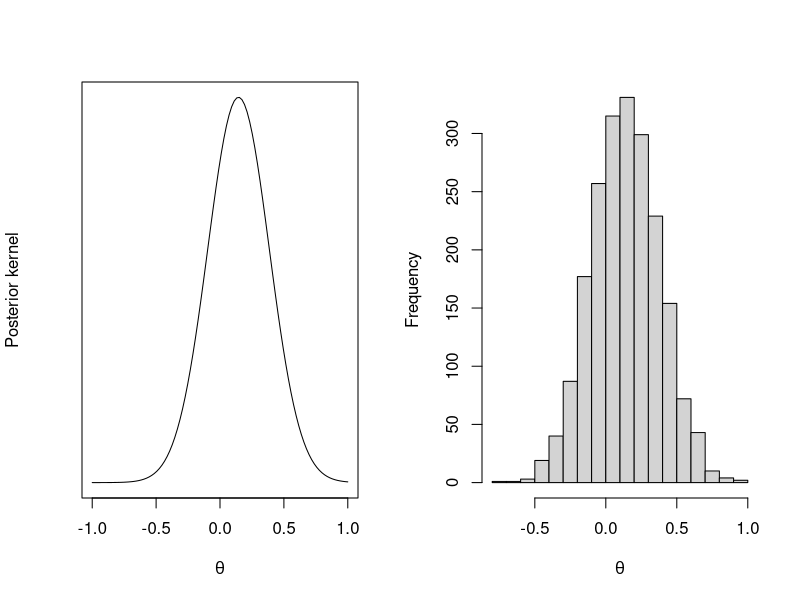
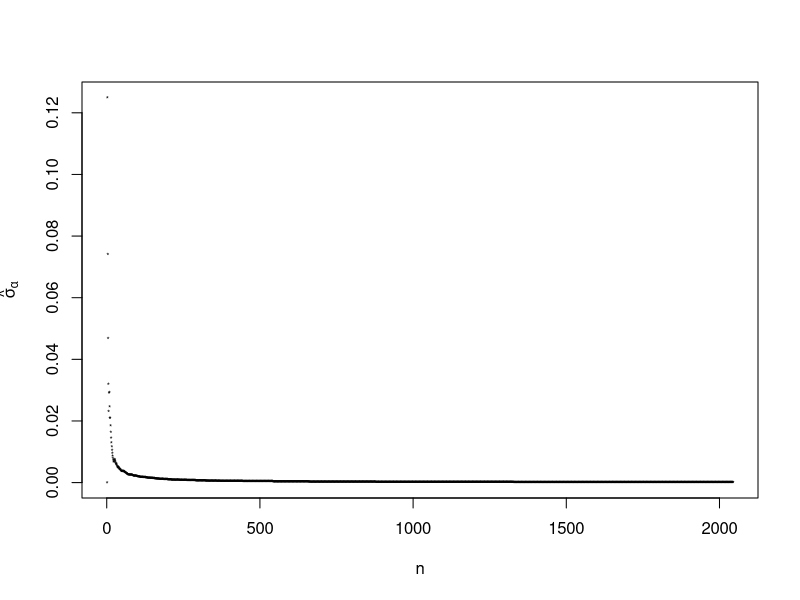
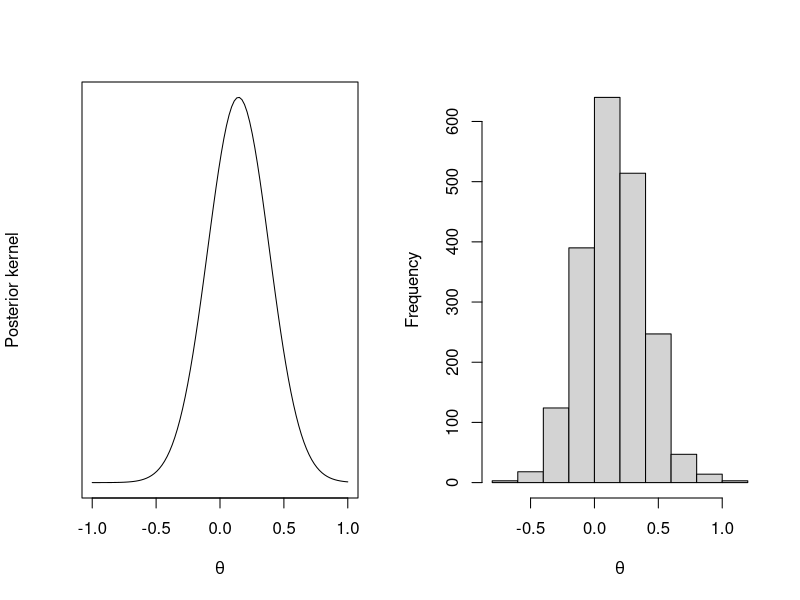
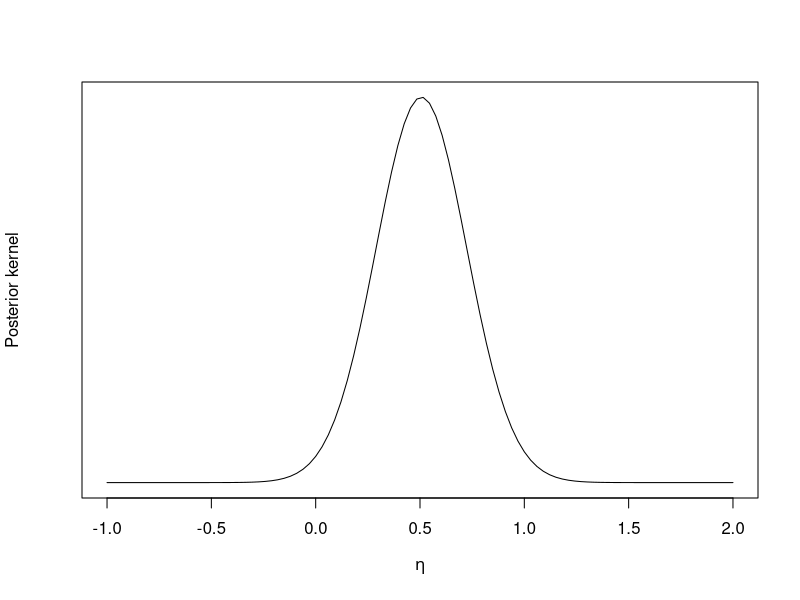
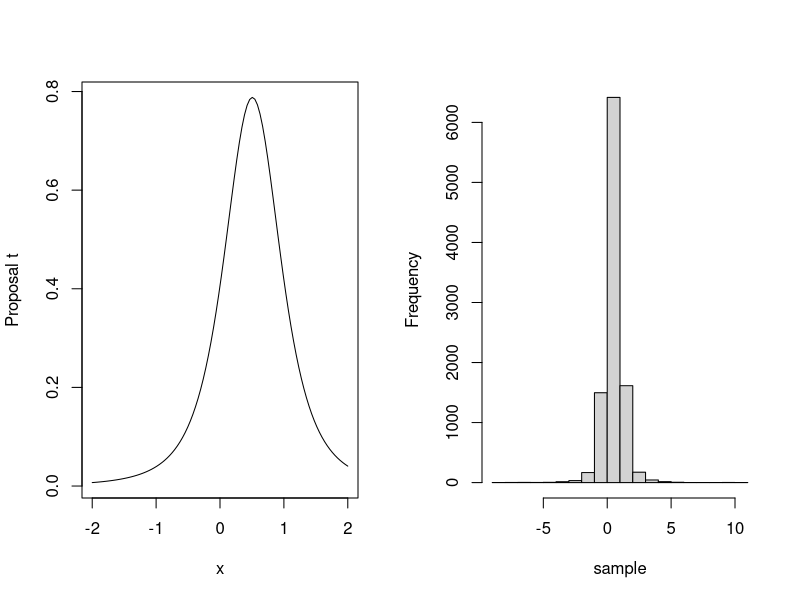
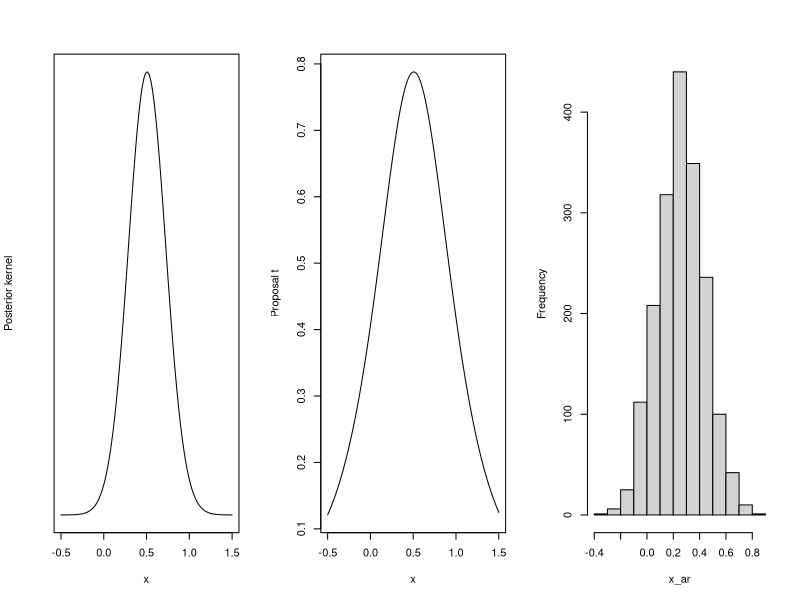

Source code (R) for these figures, in order:
## ---- chunk 1
# Initial seed
set.seed(12345)
## ---- chunk 2
# Parameters
mu <- 0
sigma <- 0.25
n_data <- 5
y_data <- 5
## ---- chunk 3
# Posterior kernel
PosteriorKernel <- function(theta){
    ker <- exp(y_data*theta) / (1+exp(theta))^n_data
    ker <- ker * exp(-(theta-mu)^2/(2*sigma^2))
    return (ker)
}  
# Prior kernel as a proposal distribution
ProposalKernel <- function(theta){
    ker <- exp(-(theta-mu)^2/(2*sigma^2))
    return (ker)
}
# Prior normalization
Z <- sqrt(2*pi*sigma^2)
# Sample from prior
PriorSample <- function(n=1){
    x <- rnorm(n,mu,sigma)
    return (x)
}
## ---- chunk 4
# Accept-reject algorithm. K = M * Z_target / Z_proposal, where M is the ratio bound in accept-reject algorithm.
AccRej <- function(n, K){
    samples <- c()
    while(length(samples) < n){
        x <- PriorSample()
        u <- runif(1)
        if(u*K < PosteriorKernel(x) / ProposalKernel(x)){
            samples <- c(samples, x)
        }
  }
  return(samples)
}
## ---- chunk 5
# Sample from from the posterior using the acc-rej algorithm
x <- seq(-4*sigma,4*sigma,length.out = 100)
y <- PosteriorKernel(x)
treshold <- 1e-4
x_ar <- c()
prob <- c()
varest <- c()
count <- 0
min <- 10

repeat{
    count <- count + 1
    x_ar <- c(x_ar, AccRej(1, K=1))
    prob <- c(prob, length(x_ar[x_ar > 0]) / length(x_ar))
    varest <- c(varest, prob[count] * (1 - prob[count]) / length(x_ar))
    if(varest[count] < treshold && count > min){
        break
    }
}
alpha <- prob[count]
## ---- chunk 6
# plot
par(mfrow = c(1, 2))
plot(x,y, type="l", xlab=expression(theta), ylab="Posterior kernel", yaxt='n')
hist(x_ar, main="", xlab=expression(theta))
# Restore default plot options
par(mfrow = c(1, 1))
## ---- chunk 7
# Plot of the estimator of the variance of the estimator as a function of the sample size
plot(seq(1,count,1),varest, pch="*", cex=0.5, xlab="n", ylab=expression(hat(sigma)[alpha]))
## ---- chunk 8
print(paste0("Confidence interval [", round(alpha+qnorm(0.025)*sqrt(varest[count]),4), ",", round(alpha+qnorm(0.975)*sqrt(varest[count]),4), "]"))
## ---- chunk 9
# Generate a sample from the proposal distribution
M <- 10000
theta <- PriorSample(M)
# Calculate and normalize weights
w <- PosteriorKernel(theta) / ProposalKernel(theta)
w <- w / length(w)
# Perform resampling
m <- 2000 # modify it?
resample <- function(theta, w) {
  indices <- sample(1:M, size = m, replace = TRUE, prob = w)
  return(theta[indices])
}
theta <- resample(theta, w)
alpha <- length(theta[theta > 0]) / length(theta)
sigma_alpha <- alpha*(1-alpha) / length(theta)
## ---- chunk 10
# plot
par(mfrow = c(1, 2))
plot(x,y, type="l", xlab=expression(theta), ylab="Posterior kernel", yaxt='n')
hist(theta, xlab=expression(theta), main="")
# Restore default plot options
par(mfrow = c(1, 1))
## ---- chunk 11
print(paste0("Confidence interval [", round(alpha+qnorm(0.025)*sqrt(sigma_alpha),4), ",", round(alpha+qnorm(0.975)*sqrt(sigma_alpha),4), "]"))
## ---- chunk 12
laplace <- optim(par=0.0, fn= function (x) log(PosteriorKernel(x)), method = "BFGS",  control=list(fnscale=-1), hessian = TRUE)
# Find the mode
mode <- laplace$par
# Find the variance
var <- -1 / (laplace$hessian)
# Normal approximation
alpha <- pnorm(0, mean=mode, sd=sqrt(var), lower.tail=FALSE)
## ---- chunk 13
# Probability that the coin is biased toward heads
print(paste0("Probability that the coin is biased toward heads: ", round(alpha,4)))
## ---- chunk 14
library(knitr)  
x <- 1:4
y <- c(125,18,20,34)  
d <- data.frame(x,y)
names(d) <- c("Category", "Frequency")
kable(d)  
## ---- chunk 15
# posterior kernel
PosteriorKernel <- function(eta){
    ker <- (2 + 3*exp(eta))^(125) * exp(35*eta) / (1 + exp(eta))^(199)
    return (ker)
}  
## ---- chunk 16
# plot
x <- seq(-1, 2, length.out = 100)
y <- PosteriorKernel(x)
plot(x,y, type="l", xlab=expression(eta), ylab="Posterior kernel", yaxt='n')
## ---- chunk 17
laplace <- optim(par=0.0, fn= function (x) log(PosteriorKernel(x)), method = "BFGS",  control=list(fnscale=-1), hessian = TRUE)
# Find the mode
mode <- laplace$par
# Find the variance
var <- -1 / (laplace$hessian)
## ---- chunk 18
print(paste0("Mean value: ", round(mode,4)))
print(paste0("Standard deviation: ", round(sqrt(var),4)))
## ---- chunk 19
print(paste0("Confidence interval [", round(mode+qnorm(0.025)*sqrt(var),4), ",", round(mode+qnorm(0.975)*sqrt(var),4), "]"))
## ---- chunk 20

## ---- chunk 21
library(mnormt)
dof = 3
# Proposal distrubution
Proposal <- function(x){
  return(dmt(x, mean=mode, S=sqrt(var), df = dof))
}
# Proposal normalization
Z_prop <- gamma(dof/2) * sqrt(pi*dof*var) / gamma((dof+1)/2) 
# Proposal kernel
ProposalKernel <- function(x){
    return( Proposal(x) * Z_prop )
}
# Sample from proposal
ProposalSample <- function(n=1){
    x <- rmt(n, mode, sqrt(var), dof)
    return (x)
}
## ---- chunk 22
# plot
x <- seq(-2, 2, length.out = 100)
y <- Proposal(x)
par(mfrow = c(1, 2))
plot(x,y, type="l", ylab="Proposal t")
sample <- ProposalSample(10000)
hist(sample, main="")
# Restore default plot options
par(mfrow = c(1, 1))
## ---- chunk 23
# Sample from from the posterior using the acc-rej algorithm.
optim <- optim(par=0.0, fn= function (x) PosteriorKernel(x) / Proposal(x), method = "BFGS",  control=list(fnscale=-1))
K <- optim$value
K <- K / Z_prop

treshold <- 1e-8
x_ar <- c()
varest <- c()
count <- 0
min <- 10

repeat{
    count <- count + 1
    x_ar <- c(x_ar, AccRej(1, K))
    varest <- c(varest, sd(x_ar))
    if(abs(varest[count]-varest[count-1]) < treshold && count > min){
        break
    }
}
## ---- chunk 24
# plot
x <- seq(-0.5, 1.5, length.out = 100)
y <- PosteriorKernel(x)
par(mfrow = c(1, 3))
plot(x,y, type="l", ylab="Posterior kernel", yaxt="n")
y <- Proposal(x)
plot(x,y, type="l", ylab="Proposal t")
hist(x_ar, main="")
# Restore default plot options
par(mfrow = c(1, 1))
## ---- chunk 25
print(paste0("Mean value: ", round(mean(x_ar),4)))
print(paste0("Standard deviation: ", round(varest[count],4)))
## ---- chunk 26
x <- c(1, 2, 3, 4, 5, 6, 7, 8, 9, 10, 11, 12, 13, 14, 15, 16, 17, 18)
y <- c(15, 11, 14, 17, 5, 11, 10, 4, 8, 10, 7, 9, 11, 3, 6, 1, 1, 4)
d <- data.frame(x,y)
names <- c("Months", "$y_i$")
kable(d)
## ---- chunk 27
x <- c(1545, 1440, 1440, 1520, 1580, 1540, 1555, 1490, 1560, 1495, 1595, 1550, 1605, 1510, 1560, 1445, 1440, 1595, 1465, 1545, 1595, 1630, 1515, 1635, 1625, 1520, 1455, 1450, 1480, 1445)
x <- matrix(x, ncol=5, byrow=TRUE)
dimnames(x) <- list(1:6, paste0("S", 1:5))  
kable(x, row.names=TRUE)      
